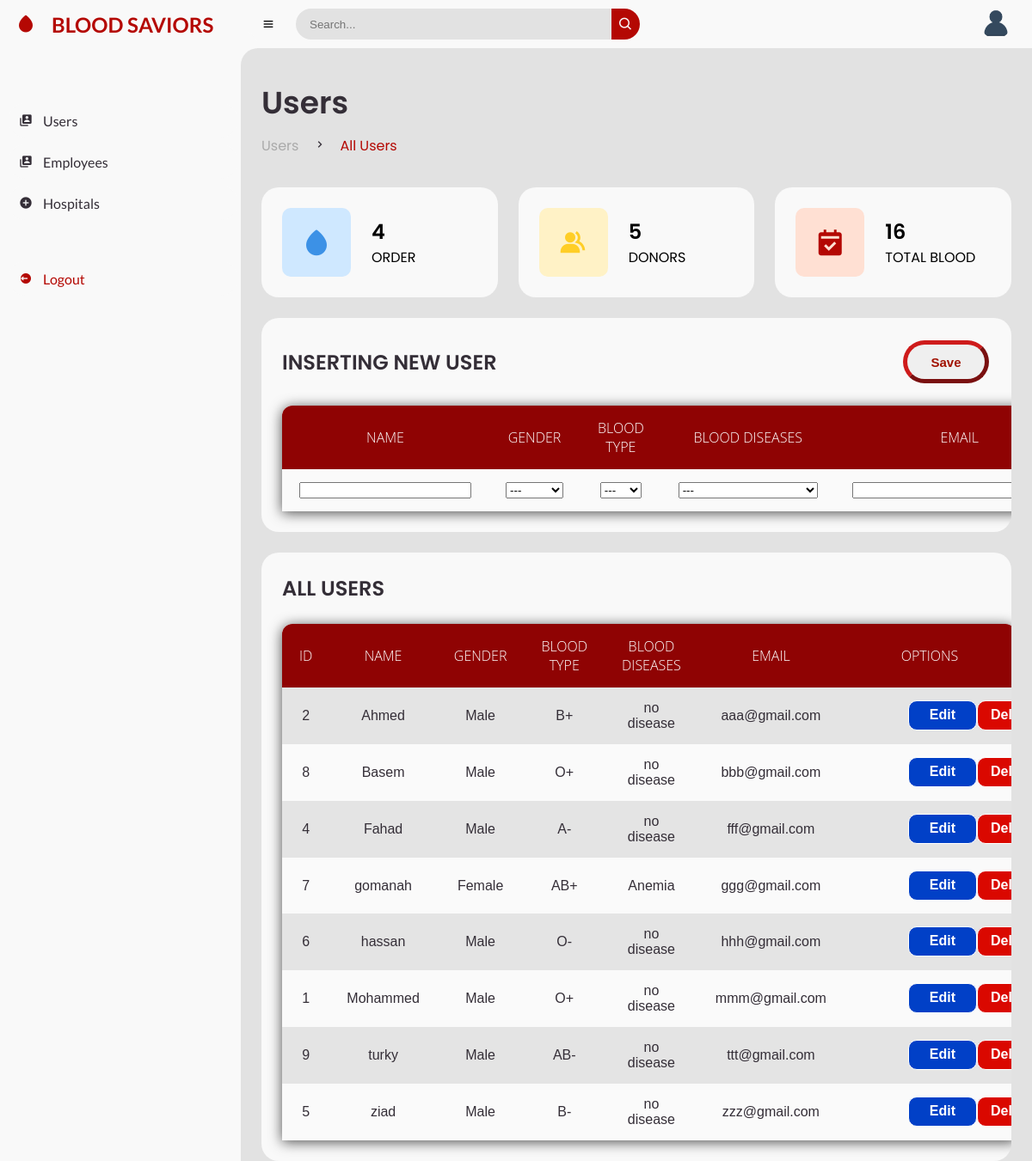
The page /view/admin_users.php on the database its author committed.
### tables this page shows
CREATE TABLE `users` (
  `ID` int(20) NOT NULL,
  `USER_NAME` text NOT NULL,
  `GENDER` text NOT NULL,
  `BLOOD_TYPE` text NOT NULL,
  `BLOOD_DISEASE` text NOT NULL,
  `EMAIL` varchar(100) NOT NULL,
  `PASSWORD` varchar(100) NOT NULL
);

### view/admin_users.php (the view, shortened to what this page needs)
<?php
include '../inc/connection-inc.php';
$users_all= "SELECT * FROM users";
$users_query = mysqli_query($conn, $users_all);
?>
<!DOCTYPE html>
<html lang="en">
<head>
	<link href='https://unpkg.com/boxicons@2.0.9/css/boxicons.min.css' rel='stylesheet'>
	<link rel="stylesheet" href="../style/style.css">
	<link rel="stylesheet" type="text/css" href="/external_links/font-awesome.css">
</head>
<body>
	<?php include "../sidebar_links/admin_links.php"; ?>
	<section id="content">
		<?php include "../config/users_nav_html.php"; ?>
		<main>
			<div class="head-title">
				<div class="left">
					<h1>Users</h1>
					<ul class="breadcrumb">
						<li>
							<a href="#">Users</a>
						</li>
						<li><i class='bx bx-chevron-right' ></i></li>
						<li>
							<a class="active" href="#">All Users</a>
						</li>
					</ul>
				</div>
			</div>
			<?php include "../config/counter_html.php"; ?>
			<div class="table-data">
				<div class="order">
					<form action="admin_users.php" method="POST">
						<div class="head">
							<h3>INSERTING NEW USER</h3>
							<button class="box_button_D_V" id="insert_button" name="save"><p>Save</p></button>
						</div>
						<div>
							<table>
								<tr>
									<th> Name </th>
									<th> Gender </th>
									<th> Blood Type </th>
									<th> Blood diseases </th>
									<th> Email </th>
								</tr>
								<tr style=background-color:#fafafa;>
									<td> <input type="text" name="user_name" style="width: 200PX; height: 100%;" required></td>
									<td>
										<select name="gender"  required>
											<option value=""> --- </option>
										</select>
									</td>
									<td>
										<select name="b_t" required>
											<option value=""> --- </option>
										</select>
									</td>
									<td>
										<select name="b_d" required>
											<option value=""> --- </option>
										</select>
									</td>
									<td> <input type="email" name="email" style="width: 250PX; height: 100%;" required></td>
								</tr>
							</table>
						</div>
					</form>
				</div>
			</div>
			<div class="table-data">
				<div class="order">
					<div class="head">
						<h3>ALL USERS</h3>
					</div>
					<div class="volunteer-table">
					<table>
						<tr>
							<th> ID </th>
							<th> Name </th>
							<th> Gender </th>
							<th> Blood Type</th>
							<th> Blood diseases </th>
							<th> Email </th>
							<th> OPTIONS </th>
						</tr>
						<?php while ($row = mysqli_fetch_array($users_query)): ?>
							<tr>
							<td> <?php echo $row['ID']; ?></td>
							<td> <?php echo $row['USER_NAME']; ?></td>
							<td> <?php echo $row['GENDER']; ?></td>
							<td> <?php echo $row['BLOOD_TYPE']; ?></td>
							<td> <?php echo $row['BLOOD_DISEASE']; ?></td>
							<td> <?php echo $row['EMAIL']; ?></td>
							<td class="buttons_edit">
								<P style="position:relative; left: 25px;" id="accept_r"><a href="../edit_and_delete/admin_users_process.php?edit=<?php echo $row['ID'];?>" >Edit</a></P>
								<p style="position:relative; left: 25px;" id="delete_r"><a href="../edit_and_delete/admin_users_process.php?delete=<?php echo $row['ID'];?>">Delete</a></p>
							</td>
						</tr>
						<?php endwhile; ?>
					</table>
					</div>
				</div>
			</div>
		</main>
	</section>
</body>
</html>

### sidebar_links/admin_links.php
<section id="sidebar">
		<a href="#" class="brand">
			<i class='bx bxs-droplet'></i>
			<span class="text">BLOOD SAVIORS</span>
		</a>
		<ul class="side-menu top">
			<li>
				<a href="admin_users.php">
					<i class='bx bxs-user-account' ></i>
					<span class="text">Users</span>
				</a>
			</li>
			<li>
				<a href="employees.php">
					<i class='bx bxs-user-account' ></i>
					<span class="text">Employees</span>
				</a>
			</li>
            <li>
				<a href="hospitals.php">
					<i class='bx bxs-plus-circle' ></i>
					<span class="text">Hospitals</span>
				</a>
			</li>
		</ul>
		<ul class="side-menu">
			<li>
				<a href="register.php" class="logout">
					<i class='bx bxs-log-out-circle' ></i>
					<span class="text">Logout</span>
				</a>
			</li>
		</ul>
	</section>

### config/users_nav_html.php (shortened to what this page needs)
<nav>
    <i class='bx bx-menu' ></i>
    <form action="#">
        <div class="form-input">
            <input type="search" placeholder="Search...">
            <button type="submit" class="search-btn"><i class='bx bx-search' ></i></button>
        </div>
    </form>
    <a href="#" class="profile">
        <img src="../img/profile.png">
    </a>
</nav>

### config/counter_html.php
<?php
$orders_all = "SELECT * FROM orders";
$all_orders_query = mysqli_query($conn, $orders_all);
$order_count = mysqli_num_rows($all_orders_query);
$donors_all = "SELECT * FROM donors";
$all_donors_query = mysqli_query($conn, $donors_all);
$donor_count = mysqli_num_rows($all_donors_query);
$donors_a_p = "SELECT sum(AMOUNT) AS sum_a_p FROM donors";
$a_p_donors_query = mysqli_query($conn, $donors_a_p);
?>
    <ul class="box-info">
        <li>
            <i class='bx bxs-droplet' ></i>
            <span class="text">
                <h3><?php echo $order_count; ?></h3>
                <p>ORDER</p>
            </span>
        </li>
        <li>
            <i class='bx bxs-group' ></i>
            <span class="text">
                <h3><?php echo $donor_count; ?></h3>
                <p>DONORS</p>
            </span>
        </li>
        <li>
            <i class='bx bxs-calendar-check' ></i>
            <span class="text">
                <h3><?php while($count = mysqli_fetch_assoc($a_p_donors_query))
                {
                    echo $count['sum_a_p'];
                }
                ?></h3>
                <p>TOTAL BLOOD</p>
            </span>
        </li>
    </ul>

### rows shown on the page
users: ID "2", USER_NAME "Ahmed", GENDER "Male", BLOOD_TYPE "B+", BLOOD_DISEASE "no disease", EMAIL "aaa@gmail.com"
users: ID "8", USER_NAME "Basem", GENDER "Male", BLOOD_TYPE "O+", BLOOD_DISEASE "no disease", EMAIL "bbb@gmail.com"
users: ID "4", USER_NAME "Fahad", GENDER "Male", BLOOD_TYPE "A-", BLOOD_DISEASE "no disease", EMAIL "fff@gmail.com"
users: ID "7", USER_NAME "gomanah", GENDER "Female", BLOOD_TYPE "AB+", BLOOD_DISEASE "Anemia", EMAIL "ggg@gmail.com"
users: ID "6", USER_NAME "hassan", GENDER "Male", BLOOD_TYPE "O-", BLOOD_DISEASE "no disease", EMAIL "hhh@gmail.com"
users: ID "1", USER_NAME "Mohammed", GENDER "Male", BLOOD_TYPE "O+", BLOOD_DISEASE "no disease", EMAIL "mmm@gmail.com"
users: ID "9", USER_NAME "turky", GENDER "Male", BLOOD_TYPE "AB-", BLOOD_DISEASE "no disease", EMAIL "ttt@gmail.com"
users: ID "5", USER_NAME "ziad", GENDER "Male", BLOOD_TYPE "B-", BLOOD_DISEASE "no disease", EMAIL "zzz@gmail.com"

### other values the page prints
$order_count "4"
$donor_count "5"
$count['sum_a_p'] "16"
